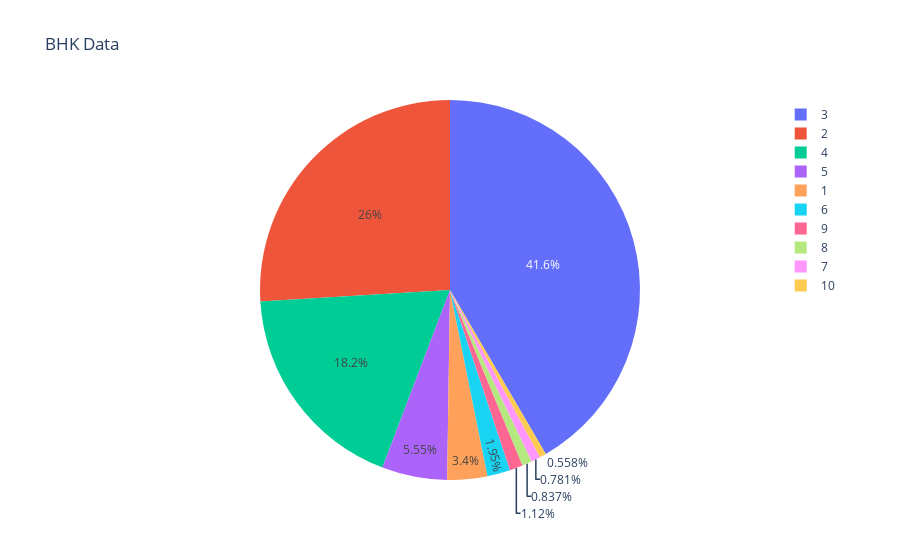

Notebook code cell kept with this figure:
### Code cell
fig = px.pie(df, names = 'bedRoom', title = 'BHK Data')
fig.show()

### Figure 1 — Plotly figure (JSON) as saved in the notebook; plotly's stock layout.template omitted (floating-point values rounded to 4 significant figures; data arrays with more than 128 entries replaced by an {"elided": "..."} marker saying what was removed)
{"data": [{"domain": {"x": [0, 1], "y": [0, 1]}, "hovertemplate": "bedRoom=%{label}<extra></extra>", "labels": {"elided": "3585 int values"}, "legendgroup": "", "name": "", "showlegend": true, "type": "pie"}], "layout": {"autosize": true, "legend": {"tracegroupgap": 0}, "title": {"text": "BHK Data"}}}
